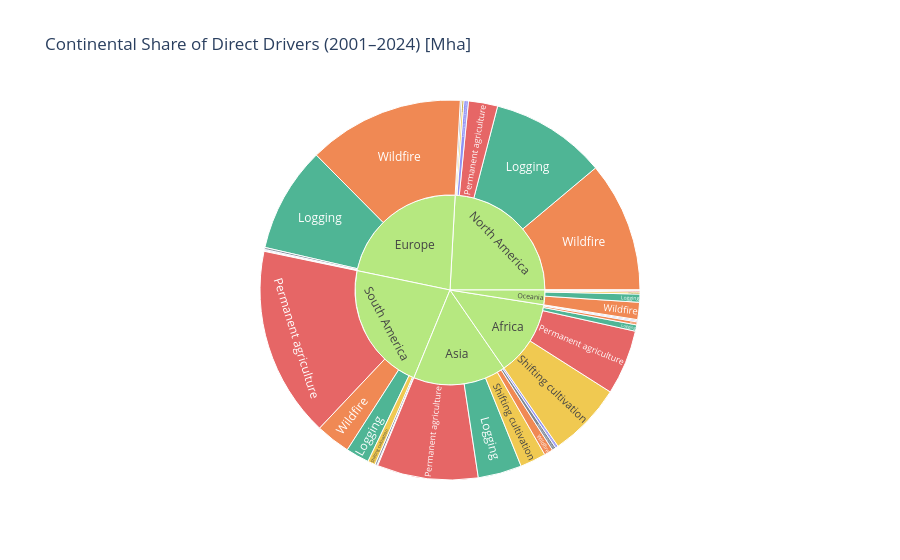

Notebook cell for this chart:
### Markdown cell above
### 4. Continental Sunburst of Direct Drivers
Visualizing hierarchical distribution of drivers across continents.

### Code cell
sun_rows = []
drv_cols = [c for c in DRIVER_COLORS.keys() if c in df_drivers.columns and c != "Other natural disturbances"]
sub_sun = df_drivers[(df_drivers["Year"] >= 2001) & (df_drivers["Year"] <= 2024)]

for cont in ["Africa", "Asia", "Europe", "North America", "South America", "Oceania"]:
    c_sub = sub_sun[sub_sun["Continent"] == cont]
    for d in drv_cols:
        val = c_sub[d].sum()
        if val > 0:
            sun_rows.append({"Continent": cont, "Driver": d, "Area_Mha": val / 1e6})

df_sun = pd.DataFrame(sun_rows)
fig_sun = px.sunburst(
    df_sun,
    path=["Continent", "Driver"],
    values="Area_Mha",
    color="Driver",
    color_discrete_map=DRIVER_COLORS,
    title="Continental Share of Direct Drivers (2001–2024) [Mha]"
)
fig_sun.update_layout(template="plotly_white")
fig_sun.show()

### Figure 1 — Plotly figure (JSON) as saved in the notebook; plotly's stock layout.template omitted (floating-point values rounded to 4 significant figures)
{"data": [{"branchvalues": "total", "customdata": [["(?)"], ["(?)"], ["(?)"], ["(?)"], ["(?)"], ["(?)"], ["Logging"], ["Logging"], ["Logging"], ["Logging"], ["Logging"], ["Logging"], ["Mining and energy industry"], ["Mining and energy industry"], ["Mining and energy industry"], ["Mining and energy industry"], ["Mining and energy industry"], ["Mining and energy industry"], ["Permanent agriculture"], ["Permanent agriculture"], ["Permanent agriculture"], ["Permanent agriculture"], ["Permanent agriculture"], ["Permanent agriculture"], ["Settlements and infrastructure"], ["Settlements and infrastructure"], ["Settlements and infrastructure"], ["Settlements and infrastructure"], ["Settlements and infrastructure"], ["Settlements and infrastructure"], ["Shifting cultivation"], ["Shifting cultivation"], ["Shifting cultivation"], ["Shifting cultivation"], ["Shifting cultivation"], ["Shifting cultivation"], ["Wildfire"], ["Wildfire"], ["Wildfire"], ["Wildfire"], ["Wildfire"], ["Wildfire"]], "domain": {"x": [0.0, 1.0], "y": [0.0, 1.0]}, "hovertemplate": "labels=%{label}<br>Area_Mha=%{value}<br>parent=%{parent}<br>id=%{id}<br>Driver=%{customdata[0]}<extra></extra>", "ids": ["Africa", "Asia", "Europe", "North America", "South America", "Oceania", "Africa/Logging", "Asia/Logging", "Europe/Logging", "North America/Logging", "South America/Logging", "Oceania/Logging", "Africa/Mining and energy industry", "Asia/Mining and energy industry", "Europe/Mining and energy industry", "North America/Mining and energy industry", "South America/Mining and energy industry", "Oceania/Mining and energy industry", "Africa/Permanent agriculture", "Asia/Permanent agriculture", "Europe/Permanent agriculture", "North America/Permanent agriculture", "South America/Permanent agriculture", "Oceania/Permanent agriculture", "Africa/Settlements and infrastructure", "Asia/Settlements and infrastructure", "Europe/Settlements and infrastructure", "North America/Settlements and infrastructure", "South America/Settlements and infrastructure", "Oceania/Settlements and infrastructure", "Africa/Shifting cultivation", "Asia/Shifting cultivation", "Europe/Shifting cultivation", "North America/Shifting cultivation", "South America/Shifting cultivation", "Oceania/Shifting cultivation", "Africa/Wildfire", "Asia/Wildfire", "Europe/Wildfire", "North America/Wildfire", "South America/Wildfire", "Oceania/Wildfire"], "labels": ["Africa", "Asia", "Europe", "North America", "South America", "Oceania", "Logging", "Logging", "Logging", "Logging", "Logging", "Logging", "Mining and energy industry", "Mining and energy industry", "Mining and energy industry", "Mining and energy industry", "Mining and energy industry", "Mining and energy industry", "Permanent agriculture", "Permanent agriculture", "Permanent agriculture", "Permanent agriculture", "Permanent agriculture", "Permanent agriculture", "Settlements and infrastructure", "Settlements and infrastructure", "Settlements and infrastructure", "Settlements and infrastructure", "Settlements and infrastructure", "Settlements and infrastructure", "Shifting cultivation", "Shifting cultivation", "Shifting cultivation", "Shifting cultivation", "Shifting cultivation", "Shifting cultivation", "Wildfire", "Wildfire", "Wildfire", "Wildfire", "Wildfire", "Wildfire"], "marker": {"colors": ["#B6E880", "#B6E880", "#B6E880", "#B6E880", "#B6E880", "#B6E880", "#059669", "#059669", "#059669", "#059669", "#059669", "#059669", "#475569", "#475569", "#475569", "#475569", "#475569", "#475569", "#dc2626", "#dc2626", "#dc2626", "#dc2626", "#dc2626", "#dc2626", "#6366f1", "#6366f1", "#6366f1", "#6366f1", "#6366f1", "#6366f1", "#eab308", "#eab308", "#eab308", "#eab308", "#eab308", "#eab308", "#ea580c", "#ea580c", "#ea580c", "#ea580c", "#ea580c", "#ea580c"]}, "name": "", "parents": ["", "", "", "", "", "", "Africa", "Asia", "Europe", "North America", "South America", "Oceania", "Africa", "Asia", "Europe", "North America", "South America", "Oceania", "Africa", "Asia", "Europe", "North America", "South America", "Oceania", "Africa", "Asia", "Europe", "North America", "South America", "Oceania", "Africa", "Asia", "Europe", "North America", "South America", "Oceania", "Africa", "Asia", "Europe", "North America", "South America", "Oceania"], "type": "sunburst", "values": [65.38, 80.46, 114.8, 122.6, 112.0, 12.69, 2.725, 18.91, 45.56, 50.05, 10.11, 3.516, 0.4558, 1.667, 0.9134, 0.6584, 0.8988, 0.0655, 28.08, 43.67, 0.331, 12.62, 82.42, 0.6786, 0.5237, 1.181, 0.4399, 1.95, 0.3419, 0.08977, 32.3, 11.21, 4.265e-05, 0.8738, 3.28, 0.9017, 1.296, 3.819, 67.53, 56.42, 14.97, 7.44]}], "layout": {"legend": {"tracegroupgap": 0}, "title": {"text": "Continental Share of Direct Drivers (2001–2024) [Mha]"}}}
